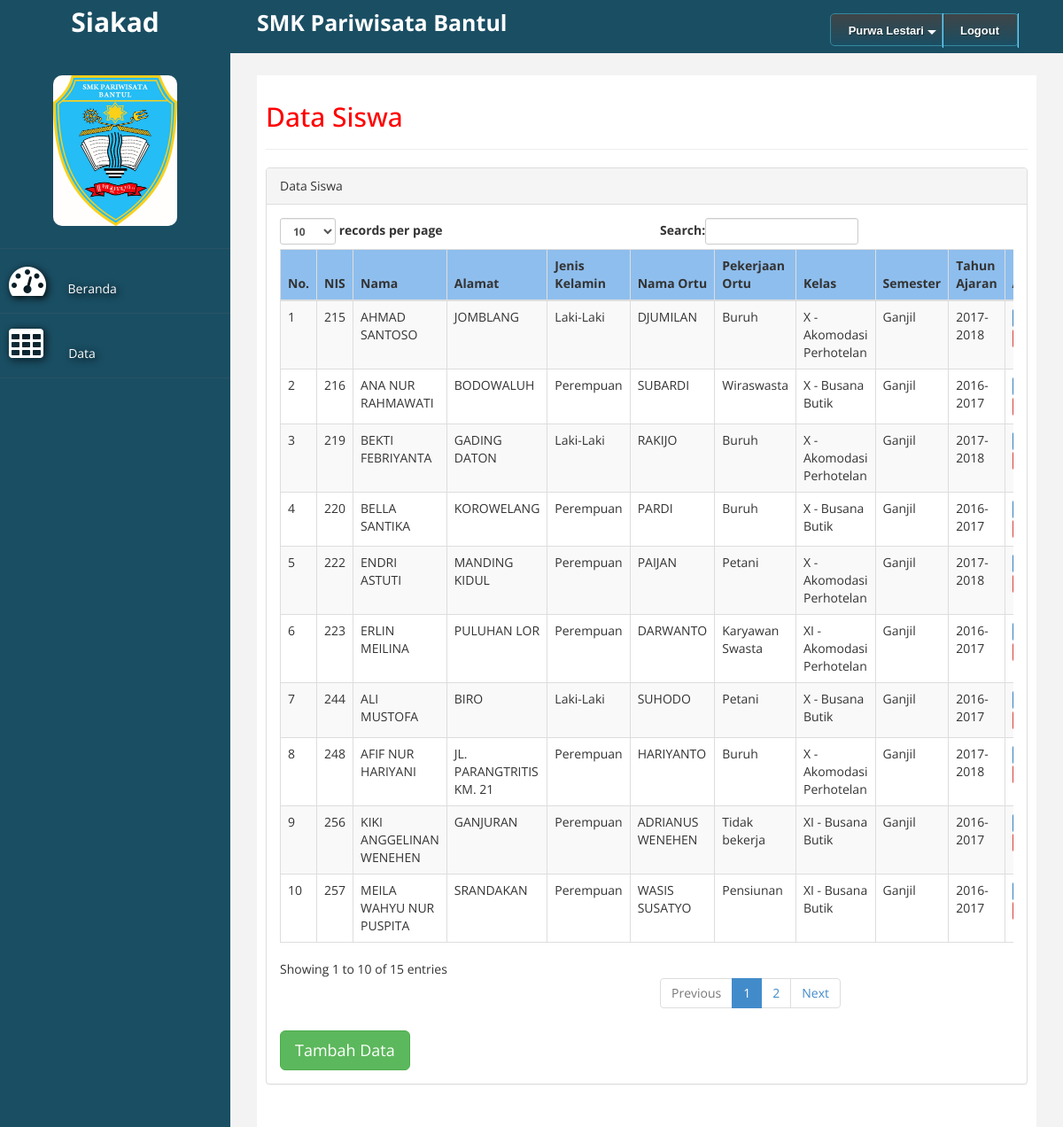
Screenshot of /index.php?act=data_siswa (signed in) with the database file from the repository.
### tables this page shows
CREATE TABLE `guru` (
  `nip` int(5) NOT NULL,
  `nama` varchar(25) NOT NULL,
  `alamat` varchar(50) NOT NULL
);

CREATE TABLE `siswa` (
  `nis` int(9) NOT NULL,
  `nama` varchar(25) NOT NULL,
  `alamat` varchar(50) NOT NULL,
  `nama_ortu` varchar(25) NOT NULL,
  `pkjr_ortu` varchar(15) NOT NULL,
  `kode_kelas` int(5) NOT NULL,
  `semester` varchar(6) NOT NULL,
  `thn_ajaran` varchar(12) NOT NULL,
  `jk` varchar(10) NOT NULL
);

CREATE TABLE `kelas` (
  `kode_kelas` int(5) NOT NULL,
  `nama_kelas` varchar(25) NOT NULL,
  `jumlah_siswa` int(2) NOT NULL
);

### data_siswa.php (the view, shortened to what this page needs)
<?php
include "koneksi.php";
$no = 1;
$sql="select *, kelas.nama_kelas from siswa, kelas where siswa.kode_kelas = kelas.kode_kelas";
$result=mysqli_query($kon,$sql) or die('Error');
?>
<h2>Data Siswa</h2>
<hr>
<div class="panel panel-default">
    <div class="panel-heading">
         Data Siswa
    </div>
    <div class="panel-body">
        <div class="table-responsive">
            <table class="table table-striped table-bordered table-hover" id="dataTables-example">
                <thead>
                    <tr bgcolor="#8EBEED">
                        <th>No.</th>
                        <th>NIS</th>
                        <th>Nama</th>
                        <th>Alamat</th>
                        <th>Jenis Kelamin</th>
						<th>Nama Ortu</th>
						<th>Pekerjaan Ortu</th>
						<th>Kelas</th>
						<th>Semester</th>
						<th>Tahun Ajaran</th>
                        <th>Aksi</th>
                    </tr>
                </thead>
                <tbody>
                    <?php
                    while($data = mysqli_fetch_assoc($result)){
                ?>
                    <tr class="odd gradeX">
                        <td><?php echo $no++; ?></td>
                        <td><?php echo $data['nis']; ?></td>
                        <td><?php echo $data['nama']; ?></td>
                        <td><?php echo $data['alamat']; ?></td>
                        <td><?php echo $data['jk']; ?></td>
						<td><?php echo $data['nama_ortu']; ?></td>
						<td><?php echo $data['pkjr_ortu']; ?></td>
						<td><?php echo $data['nama_kelas']; ?></td>
						<td><?php echo $data['semester']; ?></td>
						<td><?php echo $data['thn_ajaran']; ?></td>
                        <td>
                        </td>
                    </tr>
                <?php
                    }
                ?>
                </tbody>
            </table>
			<a href="?act=tambah_siswa" class="btn btn-success btn-lg">Tambah Data</a>
        </div>
    </div>
</div>

### menu_atas.php (shortened to what this page needs)
<div id='cssmenu'>
<ul>
  <?php
    if($_SESSION['level'] == '1'){
    include 'koneksi.php';
  $sql = mysqli_query($kon,"select nama from guru where nip = $_SESSION[username]");
  $sql2 = mysqli_fetch_assoc($sql);
?>
   <li class='has-sub '><a href='#'><span><?php echo $sql2['nama']; ?></span></a>
 <?php } ?>
   </li>
   <li><a href='logout.php'><span>Logout</span></a></li>
</ul>
</div>

### custom.css (style rules this page uses)
body { font-family: 'Open Sans', sans-serif; }
h2 { color: #f00; }

### menu_atas.php (style rules this page uses)
#cssmenu { height:37px; display:block; padding:0; margin:0; border:1px solid; border-radius:5px; }
#cssmenu > ul { list-style:inside none; padding:0; margin:0; }
#cssmenu > ul > li { list-style:inside none; padding:0; margin:0; float:left; display:block; position:relative; }
#cssmenu > ul > li > a { outline:none; display:block; position:relative; padding:12px 20px; font:bold 13px/100% Arial, Helvetica, sans-serif; text-align:center; text-decoration:none; text-shadow:1px 1px 0 rgba(0,0,0, 0.4); }
#cssmenu > ul > li:first-child > a { border-radius:5px 0 0 5px; }
#cssmenu > ul > li > a:after { content:''; position:absolute; border-right:1px solid; top:-1px; bottom:-1px; right:-2px; z-index:99; }
#cssmenu > ul > li.has-sub > a:before { content:''; position:absolute; top:18px; right:6px; border:5px solid transparent; border-top:5px solid #fff; }
#cssmenu, #cssmenu > ul > li > ul > li a:hover { background:#3f4547; background:-moz-linear-gradient(top, #3f4547 0%, #1a4e63 100%); background:-webkit-gradient(linear, left top, left bottom, color-stop(0%,#3f4547), color-stop(100%,#1a4e63)); background:-webkit-linear-gradient(top, #3f4547 0%,#1a4e63 100%); background:-o-linear-gradient(top, #3f4547 0%,#1a4e63 100%); background:-ms-linear-gradient(top, #3f4547 0%,#1a4e63 100%); background:linear-gradient(top, #3f4547 0%,#1a4e63 100%); filter:progid:DXImageTransform.Microsoft.gradient(startColorstr='#3f4547', endColorstr='#1a4e63',GradientType=0); }
#cssmenu { border-color:#3589a1; }
#cssmenu > ul > li > a { border-right:1px solid #3589a1; color:#fff; }
#cssmenu > ul > li > a:after { border-color:#6ed1ff; }

### rows the page displays
guru: nama "Purwa Lestari"
siswa: nis "215", nama "AHMAD SANTOSO", alamat "JOMBLANG", jk "Laki-Laki", nama_ortu "DJUMILAN", pkjr_ortu "Buruh", kode_kelas.nama_kelas "X - Akomodasi Perhotelan", semester "Ganjil", thn_ajaran "2017-2018"
siswa: nis "216", nama "ANA NUR RAHMAWATI", alamat "BODOWALUH", jk "Perempuan", nama_ortu "SUBARDI", pkjr_ortu "Wiraswasta", kode_kelas.nama_kelas "X - Busana Butik", semester "Ganjil", thn_ajaran "2016-2017"
siswa: nis "219", nama "BEKTI FEBRIYANTA", alamat "GADING DATON", jk "Laki-Laki", nama_ortu "RAKIJO", pkjr_ortu "Buruh", kode_kelas.nama_kelas "X - Akomodasi Perhotelan", semester "Ganjil", thn_ajaran "2017-2018"
siswa: nis "220", nama "BELLA SANTIKA", alamat "KOROWELANG", jk "Perempuan", nama_ortu "PARDI", pkjr_ortu "Buruh", kode_kelas.nama_kelas "X - Busana Butik", semester "Ganjil", thn_ajaran "2016-2017"
siswa: nis "222", nama "ENDRI ASTUTI", alamat "MANDING KIDUL", jk "Perempuan", nama_ortu "PAIJAN", pkjr_ortu "Petani", kode_kelas.nama_kelas "X - Akomodasi Perhotelan", semester "Ganjil", thn_ajaran "2017-2018"
siswa: nis "223", nama "ERLIN MEILINA", alamat "PULUHAN LOR", jk "Perempuan", nama_ortu "DARWANTO", pkjr_ortu "Karyawan Swasta", kode_kelas.nama_kelas "XI - Akomodasi Perhotelan", semester "Ganjil", thn_ajaran "2016-2017"
siswa: nis "244", nama "ALI MUSTOFA", alamat "BIRO", jk "Laki-Laki", nama_ortu "SUHODO", pkjr_ortu "Petani", kode_kelas.nama_kelas "X - Busana Butik", semester "Ganjil", thn_ajaran "2016-2017"
siswa: nis "248", nama "AFIF NUR HARIYANI", alamat "JL. PARANGTRITIS KM. 21", jk "Perempuan", nama_ortu "HARIYANTO", pkjr_ortu "Buruh", kode_kelas.nama_kelas "X - Akomodasi Perhotelan", semester "Ganjil", thn_ajaran "2017-2018"
siswa: nis "256", nama "KIKI ANGGELINAN WENEHEN", alamat "GANJURAN", jk "Perempuan", nama_ortu "ADRIANUS WENEHEN", pkjr_ortu "Tidak bekerja", kode_kelas.nama_kelas "XI - Busana Butik", semester "Ganjil", thn_ajaran "2016-2017"
siswa: nis "257", nama "MEILA WAHYU NUR PUSPITA", alamat "SRANDAKAN", jk "Perempuan", nama_ortu "WASIS SUSATYO", pkjr_ortu "Pensiunan", kode_kelas.nama_kelas "XI - Busana Butik", semester "Ganjil", thn_ajaran "2016-2017"
